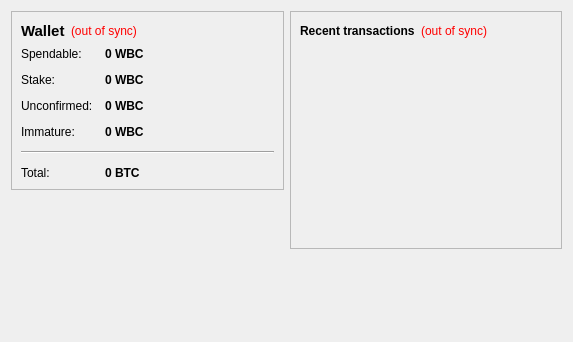
<?xml version="1.0" encoding="UTF-8"?>
<ui version="4.0">
 <class>OverviewPage</class>
 <widget class="QWidget" name="OverviewPage">
  <property name="geometry">
   <rect>
    <x>0</x>
    <y>0</y>
    <width>573</width>
    <height>342</height>
   </rect>
  </property>
  <property name="windowTitle">
   <string>Form</string>
  </property>
  <layout class="QHBoxLayout" name="horizontalLayout" stretch="1,1">
   <item>
    <layout class="QVBoxLayout" name="verticalLayout_2">
     <item>
      <widget class="QFrame" name="frame">
       <property name="frameShape">
        <enum>QFrame::StyledPanel</enum>
       </property>
       <property name="frameShadow">
        <enum>QFrame::Raised</enum>
       </property>
       <layout class="QVBoxLayout" name="verticalLayout_4">
        <item>
         <layout class="QHBoxLayout" name="horizontalLayout_4">
          <item>
           <widget class="QLabel" name="label_5">
            <property name="font">
             <font>
              <pointsize>11</pointsize>
              <weight>75</weight>
              <bold>true</bold>
             </font>
            </property>
            <property name="text">
             <string>Wallet</string>
            </property>
           </widget>
          </item>
          <item>
           <widget class="QLabel" name="labelWalletStatus">
            <property name="toolTip">
             <string>The displayed information may be out of date. Your wallet automatically synchronizes with the Walletbuildercoin network after a connection is established, but this process has not completed yet.</string>
            </property>
            <property name="styleSheet">
             <string notr="true">QLabel { color: red; }</string>
            </property>
            <property name="text">
             <string notr="true">(out of sync)</string>
            </property>
            <property name="alignment">
             <set>Qt::AlignLeading|Qt::AlignLeft|Qt::AlignVCenter</set>
            </property>
           </widget>
          </item>
          <item>
           <spacer name="horizontalSpacer_2">
            <property name="orientation">
             <enum>Qt::Horizontal</enum>
            </property>
            <property name="sizeHint" stdset="0">
             <size>
              <width>40</width>
              <height>20</height>
             </size>
            </property>
           </spacer>
          </item>
         </layout>
        </item>
        <item>
         <layout class="QFormLayout" name="formLayout_2">
          <property name="fieldGrowthPolicy">
           <enum>QFormLayout::AllNonFixedFieldsGrow</enum>
          </property>
          <property name="horizontalSpacing">
           <number>12</number>
          </property>
          <property name="verticalSpacing">
           <number>12</number>
          </property>
          <item row="0" column="0">
           <widget class="QLabel" name="label">
            <property name="text">
             <string>Spendable:</string>
            </property>
           </widget>
          </item>
          <item row="0" column="1">
           <widget class="QLabel" name="labelBalance">
            <property name="font">
             <font>
              <weight>75</weight>
              <bold>true</bold>
             </font>
            </property>
            <property name="cursor">
             <cursorShape>IBeamCursor</cursorShape>
            </property>
            <property name="toolTip">
             <string>Your current spendable balance</string>
            </property>
            <property name="text">
             <string notr="true">0 WBC</string>
            </property>
            <property name="textInteractionFlags">
             <set>Qt::LinksAccessibleByMouse|Qt::TextSelectableByKeyboard|Qt::TextSelectableByMouse</set>
            </property>
           </widget>
          </item>
          <item row="1" column="0">
           <widget class="QLabel" name="label_6">
            <property name="text">
             <string>Stake:</string>
            </property>
           </widget>
          </item>
          <item row="1" column="1">
           <widget class="QLabel" name="labelStake">
            <property name="font">
             <font>
              <weight>75</weight>
              <bold>true</bold>
             </font>
            </property>
            <property name="cursor">
             <cursorShape>IBeamCursor</cursorShape>
            </property>
            <property name="toolTip">
             <string>Total of coins that was staked, and do not yet count toward the current balance</string>
            </property>
            <property name="text">
             <string notr="true">0 WBC</string>
            </property>
            <property name="textInteractionFlags">
             <set>Qt::LinksAccessibleByMouse|Qt::TextSelectableByKeyboard|Qt::TextSelectableByMouse</set>
            </property>
           </widget>
          </item>
          <item row="2" column="0">
           <widget class="QLabel" name="label_3">
            <property name="text">
             <string>Unconfirmed:</string>
            </property>
           </widget>
          </item>
          <item row="2" column="1">
           <widget class="QLabel" name="labelUnconfirmed">
            <property name="font">
             <font>
              <weight>75</weight>
              <bold>true</bold>
             </font>
            </property>
            <property name="cursor">
             <cursorShape>IBeamCursor</cursorShape>
            </property>
            <property name="toolTip">
             <string>Total of transactions that have yet to be confirmed, and do not yet count toward the current balance</string>
            </property>
            <property name="text">
             <string notr="true">0 WBC</string>
            </property>
            <property name="textInteractionFlags">
             <set>Qt::LinksAccessibleByMouse|Qt::TextSelectableByKeyboard|Qt::TextSelectableByMouse</set>
            </property>
           </widget>
          </item>
          <item row="3" column="0">
           <widget class="QLabel" name="labelImmatureText">
            <property name="text">
             <string>Immature:</string>
            </property>
           </widget>
          </item>
          <item row="3" column="1">
           <widget class="QLabel" name="labelImmature">
            <property name="font">
             <font>
              <weight>75</weight>
              <bold>true</bold>
             </font>
            </property>
            <property name="toolTip">
             <string>Mined balance that has not yet matured</string>
            </property>
            <property name="text">
             <string notr="true">0 WBC</string>
            </property>
            <property name="textInteractionFlags">
             <set>Qt::LinksAccessibleByMouse|Qt::TextSelectableByKeyboard|Qt::TextSelectableByMouse</set>
            </property>
           </widget>
          </item>
          <item row="4" column="0" colspan="2">
           <widget class="Line" name="line">
            <property name="orientation">
             <enum>Qt::Horizontal</enum>
            </property>
           </widget>
          </item>
          <item row="5" column="0">
           <widget class="QLabel" name="labelTotalText">
            <property name="text">
             <string>Total:</string>
            </property>
           </widget>
          </item>
          <item row="5" column="1">
           <widget class="QLabel" name="labelTotal">
            <property name="font">
             <font>
              <weight>75</weight>
              <bold>true</bold>
             </font>
            </property>
            <property name="cursor">
             <cursorShape>IBeamCursor</cursorShape>
            </property>
            <property name="toolTip">
             <string>Your current total balance</string>
            </property>
            <property name="text">
             <string notr="true">0 BTC</string>
            </property>
            <property name="textInteractionFlags">
             <set>Qt::LinksAccessibleByMouse|Qt::TextSelectableByKeyboard|Qt::TextSelectableByMouse</set>
            </property>
           </widget>
          </item>
         </layout>
        </item>
       </layout>
      </widget>
     </item>
     <item>
      <spacer name="verticalSpacer">
       <property name="orientation">
        <enum>Qt::Vertical</enum>
       </property>
       <property name="sizeHint" stdset="0">
        <size>
         <width>20</width>
         <height>40</height>
        </size>
       </property>
      </spacer>
     </item>
    </layout>
   </item>
   <item>
    <layout class="QVBoxLayout" name="verticalLayout_3">
     <item>
      <widget class="QFrame" name="frame_2">
       <property name="frameShape">
        <enum>QFrame::StyledPanel</enum>
       </property>
       <property name="frameShadow">
        <enum>QFrame::Raised</enum>
       </property>
       <layout class="QVBoxLayout" name="verticalLayout">
        <item>
         <layout class="QHBoxLayout" name="horizontalLayout_2">
          <item>
           <widget class="QLabel" name="label_4">
            <property name="text">
             <string>&lt;b&gt;Recent transactions&lt;/b&gt;</string>
            </property>
           </widget>
          </item>
          <item>
           <widget class="QLabel" name="labelTransactionsStatus">
            <property name="toolTip">
             <string>The displayed information may be out of date. Your wallet automatically synchronizes with the Walletbuildercoin network after a connection is established, but this process has not completed yet.</string>
            </property>
            <property name="styleSheet">
             <string notr="true">QLabel { color: red; }</string>
            </property>
            <property name="text">
             <string notr="true">(out of sync)</string>
            </property>
            <property name="alignment">
             <set>Qt::AlignRight|Qt::AlignTrailing|Qt::AlignVCenter</set>
            </property>
           </widget>
          </item>
          <item>
           <spacer name="horizontalSpacer">
            <property name="orientation">
             <enum>Qt::Horizontal</enum>
            </property>
            <property name="sizeHint" stdset="0">
             <size>
              <width>40</width>
              <height>20</height>
             </size>
            </property>
           </spacer>
          </item>
         </layout>
        </item>
        <item>
         <widget class="QListView" name="listTransactions">
          <property name="styleSheet">
           <string notr="true">QListView { background: transparent; }</string>
          </property>
          <property name="frameShape">
           <enum>QFrame::NoFrame</enum>
          </property>
          <property name="verticalScrollBarPolicy">
           <enum>Qt::ScrollBarAlwaysOff</enum>
          </property>
          <property name="horizontalScrollBarPolicy">
           <enum>Qt::ScrollBarAlwaysOff</enum>
          </property>
          <property name="selectionMode">
           <enum>QAbstractItemView::NoSelection</enum>
          </property>
         </widget>
        </item>
       </layout>
      </widget>
     </item>
     <item>
      <spacer name="verticalSpacer_2">
       <property name="orientation">
        <enum>Qt::Vertical</enum>
       </property>
       <property name="sizeHint" stdset="0">
        <size>
         <width>20</width>
         <height>40</height>
        </size>
       </property>
      </spacer>
     </item>
    </layout>
   </item>
  </layout>
 </widget>
 <resources/>
 <connections/>
</ui>
